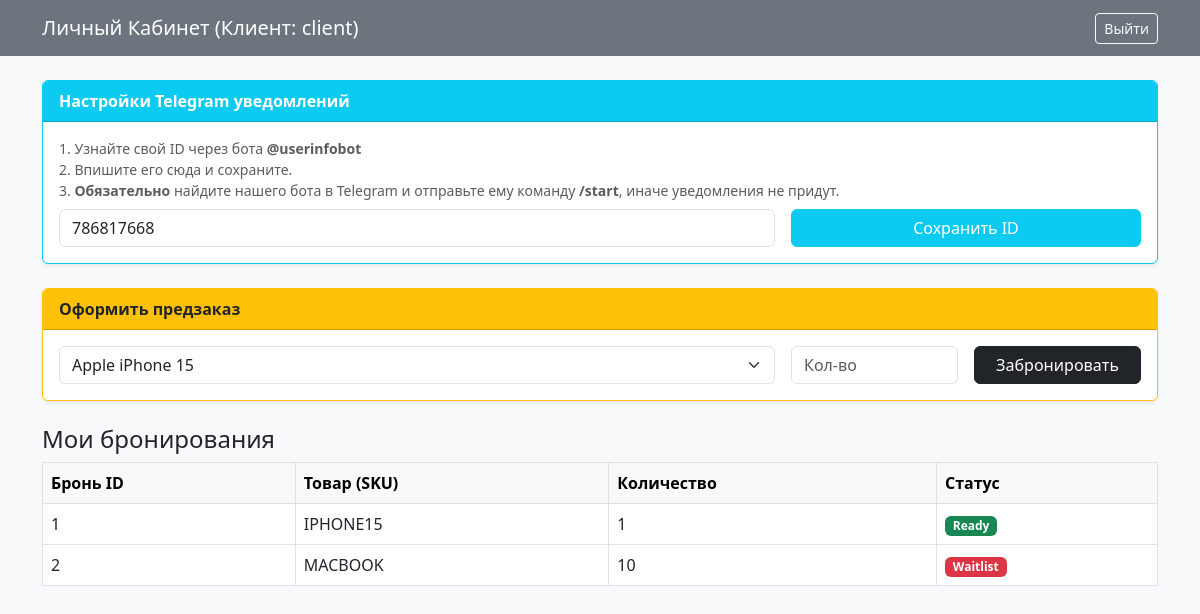
/client (signed in), run on an earlier commit of the app's database.
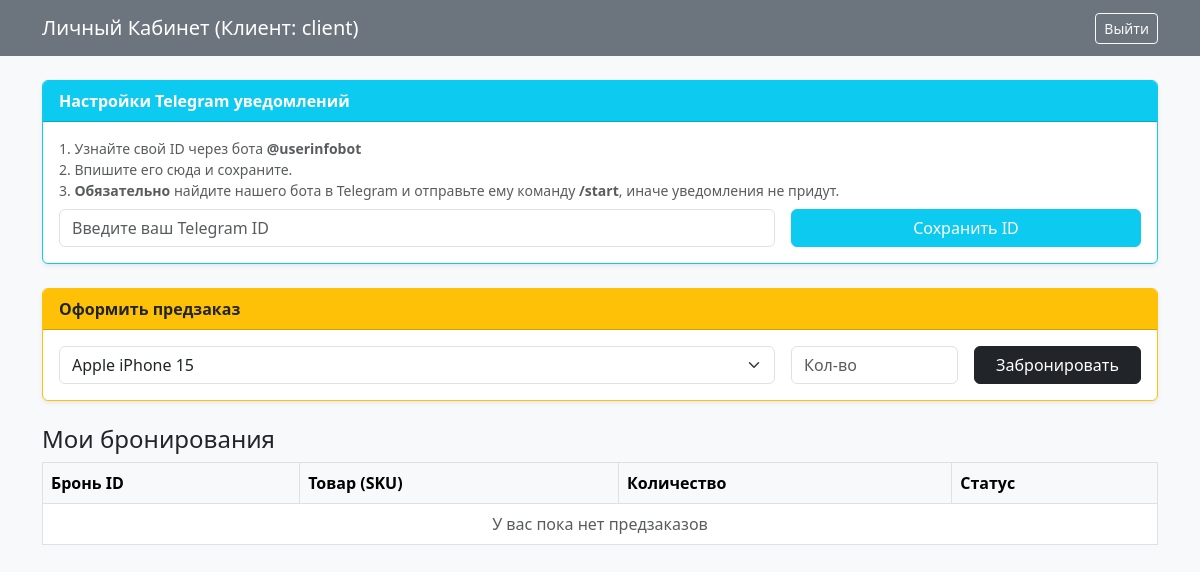
And on a later commit of the database.
### database.py (models this page shows)
class User(db.Model):
    id = db.Column(db.Integer, primary_key=True)
    username = db.Column(db.String(50), unique=True)
    password = db.Column(db.String(255)) # Увеличено для хранения хэша
    role = db.Column(db.String(20))
    telegram_id = db.Column(db.String(50), nullable=True)

class PreOrder(db.Model):
    id = db.Column(db.Integer, primary_key=True)
    user_id = db.Column(db.Integer, db.ForeignKey('user.id'))
    sku = db.Column(db.String(50), db.ForeignKey('product.sku'))
    quantity = db.Column(db.Integer)
    status = db.Column(db.String(20))

### app.py (the view)
@app.route('/client')
def client_dashboard():
    if session.get('role') != 'client':
        return "Доступ запрещен. Вы не являетесь клиентом.", 403
    user = User.query.get(session['user_id']) # Получаем текущего юзера
    my_orders = PreOrder.query.filter_by(user_id=session['user_id']).all()
    products = Product.query.all()
    return render_template('client.html', orders=my_orders, products=products, user=user)

### templates/client.html (shortened to what this page needs)
<!DOCTYPE html>
<html lang="ru">
<head>
    <link href="https://cdn.jsdelivr.net/npm/bootstrap@5.3.0/dist/css/bootstrap.min.css" rel="stylesheet">
</head>
<body class="bg-light">
<nav class="navbar navbar-dark bg-secondary mb-4">
    <div class="container">
        <span class="navbar-brand">Личный Кабинет (Клиент: {{ session.username }})</span>
        <a href="/logout" class="btn btn-outline-light btn-sm">Выйти</a>
    </div>
</nav>
<div class="container">
    <div class="card shadow-sm mb-4 border-info">
        <div class="card-header bg-info text-white fw-bold">Настройки Telegram уведомлений</div>
        <div class="card-body">
            <p class="small text-muted mb-2">1. Узнайте свой ID через бота <b>@userinfobot</b><br>2. Впишите его сюда и сохраните.<br>3. <b>Обязательно</b> найдите нашего бота в Telegram и отправьте ему команду <b>/start</b>, иначе уведомления не придут.</p>
            <form action="/update_tg" method="POST" class="row g-3">
                <div class="col-8">
                    <input type="text" name="tg_id" class="form-control" placeholder="Введите ваш Telegram ID" value="{{ user.telegram_id }}" required>
                </div>
                <div class="col-4">
                    <button type="submit" class="btn btn-info text-white w-100">Сохранить ID</button>
                </div>
            </form>
        </div>
    </div>
    <div class="card shadow-sm mb-4 border-warning">
        <div class="card-header bg-warning text-dark fw-bold">Оформить предзаказ</div>
        <div class="card-body">
            <form action="/make_order" method="POST" class="row g-3">
                <div class="col-8">
                    <select name="sku" class="form-select">
                        {% for p in products %}<option value="{{p.sku}}">{{p.name}}</option>{% endfor %}
                    </select>
                </div>
                <div class="col-2"><input type="number" name="qty" class="form-control" placeholder="Кол-во" required></div>
                <div class="col-2"><button type="submit" class="btn btn-dark w-100">Забронировать</button></div>
            </form>
        </div>
    </div>
    <h4>Мои бронирования</h4>
    <table class="table table-bordered bg-white">
        <thead class="table-light"><tr><th>Бронь ID</th><th>Товар (SKU)</th><th>Количество</th><th>Статус</th></tr></thead>
        <tbody>
            {% for o in orders %}
            <tr>
                <td>{{o.id}}</td><td>{{o.sku}}</td><td>{{o.quantity}}</td>
                <td>
                    <span class="badge
                        {% if o.status == 'Waitlist' %}bg-danger
                        {% elif o.status == 'Pending' %}bg-warning text-dark
                        {% else %}bg-success{% endif %}">
                        {{o.status}}
                    </span>
                </td>
            </tr>
            {% else %}
            <tr><td colspan="4" class="text-center text-muted">У вас пока нет предзаказов</td></tr>
            {% endfor %}
        </tbody>
    </table>
</div>
</body>
</html>

What changed in the data, as far as the page shows it:
no longer on this page (row edited): User: tg_id "786817668"
removed PreOrder: id "1", sku "IPHONE15", quantity "1", status "Ready"
removed PreOrder: id "2", sku "MACBOOK", quantity "10", status "Waitlist"
Also different on the page:
text now shown: "У вас пока нет предзаказов"
